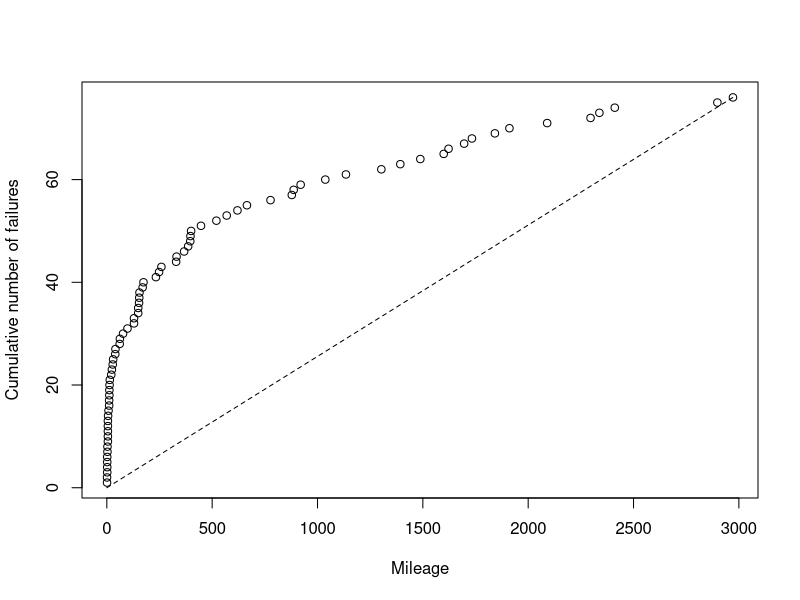
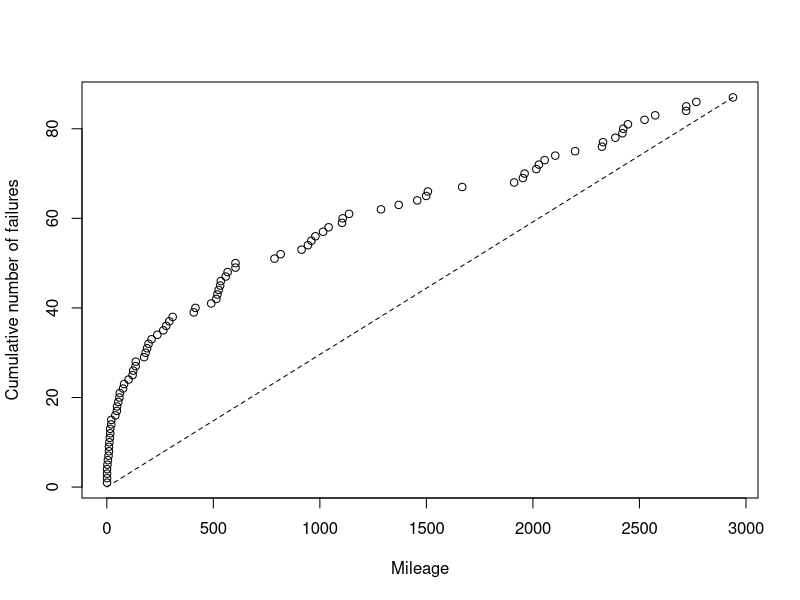
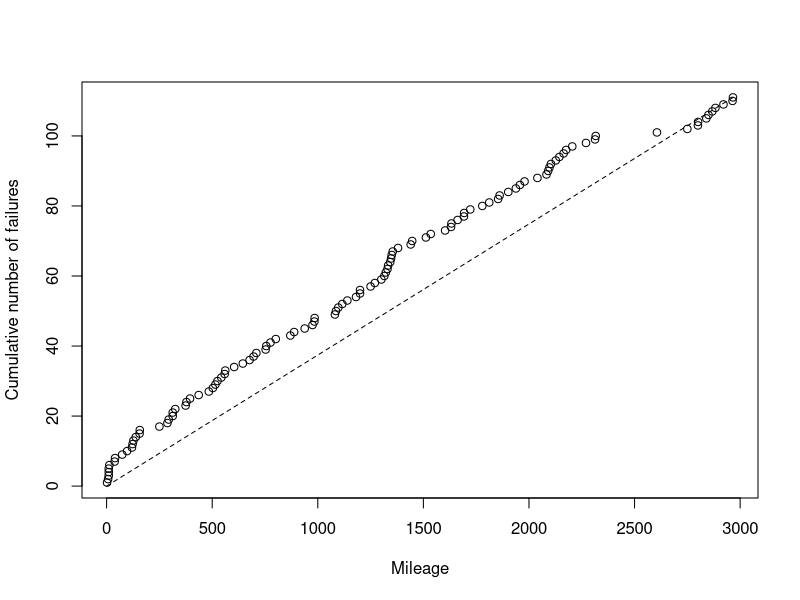

The R source for these figures, in order:
rm(list=ls())

library(goftest)
library(dplyr)
library(tidyr)

#=======================================================
findCV <- function(tvec,tau,sigma,cv){
        n=length(tvec)
        xvec=diff(c(0,tvec))
        if(sigma=="s"){
                sdest <- sqrt(var(xvec))
                mu <- mean(xvec)
                CV <- sdest/mu
        }
        if(sigma=="c"){
                xvec2 <- c(xvec,tau-tvec[n])
                mu <- tau/n
                sdest <- sqrt(sum(xvec2^2)/n-mu^2)
                CV <- sdest/mu
        }
        if(sigma=="l"){
                xdiff <- xvec[2:n]-xvec[1:(n-1)]
                sdest <- sqrt(sum(xdiff^2)/(2*(n-1)))
                mu <- mean(xvec)
                CV <- sdest/mu
        }
        if(sigma=="fixCV"){
                CV <- cv
        }
        return(CV)
}  

## Lewis Robinson test

LRtestobs <- function(tvec,tau,sigma,cv){
        CV <- findCV(tvec,tau,sigma,cv)
        n=length(tvec)
        LR <- (sqrt(12)/(CV*tau*sqrt(n)))*(sum(tvec)-n*tau/2)
        return(LR)
}


LRtest <- function(tvec,tau,sigma="s",cv=1){
        LR <- LRtestobs(tvec,tau,sigma,cv)
        pLR <- 2*pnorm(-abs(LR))
        cat("Lewis-Robinson test for trend in time censored processes.\n")
        cat(paste("Test statistic: LR =",round(LR,digits=3),"\n"))
        cat(paste("p-value =",round(pLR,digits=5)),"\n")
        CV <- findCV(tvec,tau,sigma,cv)
        cat(paste("CV =", round(CV,digits=3) ,"\n"))
}


## Cramer von-Mises test

CvMtestobs <- function(tvec,tau,sigma,cv){
        CV <- findCV(tvec,tau,sigma,cv)
        n=length(tvec)
        xvec=diff(c(0,tvec))
        konst <- 1/(CV^2*n)
        indseq <- 0:(n-1)
        sumledd <- sum(indseq^2*xvec/tau)-n*sum(indseq*(tvec^2-c(0,tvec[1:(n-1)])^2)/tau^2)
        sisteledd <- n^2/3+n^2*(tvec[n]^2/tau^2-tvec[n]/tau)
        CV <- konst*(sumledd+sisteledd)
        return(CV)
}  


CvMtest <- function(tvec,tau,sigma="s",cv=1){
        CvM <- CvMtestobs(tvec,tau,sigma,cv)
        pCvM <- 1-pCvM(q=CvM)
        cat("Cramer von-Mises test for trend in time censored processes.\n")
        cat(paste("Test statistic: CvM =",round(CvM,digits=3),"\n"))
        cat(paste("p-value =",round(pCvM,digits=5)),"\n")
        CV <- findCV(tvec,tau,sigma,cv)
        cat(paste("CV =", round(CV,digits=3) ,"\n"))
}

#=======================================================



d <- read.csv("cd_cars.csv")
d <- as_tibble(d)
dd <- d %>% arrange(FM, Mil)
LHD_tau <- 3000


#=====================================================
# Nelson-Aalen plot for trend:
#=====================================================

LHD1_ftimes <- dd$Mil[1:76]
LHD1_N <- length(LHD1_ftimes) 
plot(LHD1_ftimes,1:LHD1_N,xlab="Mileage",ylab="Cumulative number of failures")
lines(c(0,LHD1_ftimes[LHD1_N]),c(0,LHD1_N),lty=2)


LHD2_ftimes <- dd$Mil[77:163]
LHD2_N <- length(LHD2_ftimes) 
plot(LHD2_ftimes,1:LHD2_N,xlab="Mileage",ylab="Cumulative number of failures")
lines(c(0,LHD2_ftimes[LHD2_N]),c(0,LHD2_N),lty=2)


LHD3_ftimes <- dd$Mil[164:274]
LHD3_N <- length(LHD3_ftimes) 
plot(LHD3_ftimes,1:LHD3_N,xlab="Mileage",ylab="Cumulative number of failures")
lines(c(0,LHD3_ftimes[LHD3_N]),c(0,LHD3_N),lty=2)


#=========================================
# Run the trend tests
# Warranty claim dataset (cd_cars.csv)
#=========================================

LRtest(LHD1_ftimes,LHD_tau,sigma="s")
LRtest(LHD1_ftimes,LHD_tau,sigma="l")

CvMtest(LHD1_ftimes,LHD_tau,sigma="s")
CvMtest(LHD1_ftimes,LHD_tau,sigma="l")


LRtest(LHD2_ftimes,LHD_tau,sigma="s")
LRtest(LHD2_ftimes,LHD_tau,sigma="l")

CvMtest(LHD2_ftimes,LHD_tau,sigma="s")
CvMtest(LHD2_ftimes,LHD_tau,sigma="l")


LRtest(LHD3_ftimes,LHD_tau,sigma="s")
LRtest(LHD3_ftimes,LHD_tau,sigma="l")

CvMtest(LHD3_ftimes,LHD_tau,sigma="s")
CvMtest(LHD3_ftimes,LHD_tau,sigma="l")
